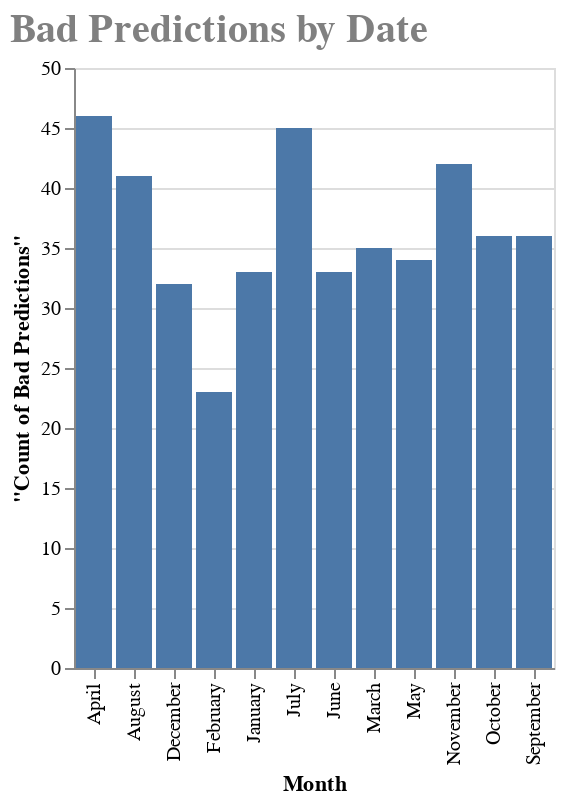

Notebook code for this chart:
### Code cell
alt.Chart(bad_dates).mark_bar().encode(
    x= alt.X('Month'),
    y= alt.Y('Close', axis=alt.Axis(title='"Count of Bad Predictions"'))
).properties(
    title = "Bad Predictions by Date"
).configure_title(
    fontSize=20,
    font='Courier',
    anchor='start',
    color='gray'
)

### Figure 1 — Vega-Lite specification as saved in the notebook (floating-point values rounded to 4 significant figures)
{"config": {"view": {"continuousWidth": 400, "continuousHeight": 300}, "title": {"anchor": "start", "color": "gray", "font": "Courier", "fontSize": 20}}, "data": {"name": "data-f9ea594db3d80aec6a8ef50b1d010a58"}, "mark": "bar", "encoding": {"x": {"type": "nominal", "field": "Month"}, "y": {"type": "quantitative", "axis": {"title": "\"Count of Bad Predictions\""}, "field": "Close"}}, "title": "Bad Predictions by Date", "$schema": "https://vega.github.io/schema/vega-lite/v4.8.1.json", "datasets": {"data-f9ea594db3d80aec6a8ef50b1d010a58": [{"Open": 33, "High": 33, "Low": 33, "Close": 33, "Volume_(BTC)": 33, "Volume_(Currency)": 33, "Weighted_Price": 33, "day": 33, "S&P500": 33, "Nikkiei": 33, "Year": 33, "Bad Guess": 33, "Month": "January"}, {"Open": 23, "High": 23, "Low": 23, "Close": 23, "Volume_(BTC)": 23, "Volume_(Currency)": 23, "Weighted_Price": 23, "day": 23, "S&P500": 23, "Nikkiei": 23, "Year": 23, "Bad Guess": 23, "Month": "February"}, {"Open": 35, "High": 35, "Low": 35, "Close": 35, "Volume_(BTC)": 35, "Volume_(Currency)": 35, "Weighted_Price": 35, "day": 35, "S&P500": 35, "Nikkiei": 35, "Year": 35, "Bad Guess": 35, "Month": "March"}, {"Open": 46, "High": 46, "Low": 46, "Close": 46, "Volume_(BTC)": 46, "Volume_(Currency)": 46, "Weighted_Price": 46, "day": 46, "S&P500": 46, "Nikkiei": 46, "Year": 46, "Bad Guess": 46, "Month": "April"}, {"Open": 34, "High": 34, "Low": 34, "Close": 34, "Volume_(BTC)": 34, "Volume_(Currency)": 34, "Weighted_Price": 34, "day": 34, "S&P500": 34, "Nikkiei": 34, "Year": 34, "Bad Guess": 34, "Month": "May"}, {"Open": 33, "High": 33, "Low": 33, "Close": 33, "Volume_(BTC)": 33, "Volume_(Currency)": 33, "Weighted_Price": 33, "day": 33, "S&P500": 33, "Nikkiei": 33, "Year": 33, "Bad Guess": 33, "Month": "June"}, {"Open": 45, "High": 45, "Low": 45, "Close": 45, "Volume_(BTC)": 45, "Volume_(Currency)": 45, "Weighted_Price": 45, "day": 45, "S&P500": 45, "Nikkiei": 45, "Year": 45, "Bad Guess": 45, "Month": "July"}, {"Open": 41, "High": 41, "Low": 41, "Close": 41, "Volume_(BTC)": 41, "Volume_(Currency)": 41, "Weighted_Price": 41, "day": 41, "S&P500": 41, "Nikkiei": 41, "Year": 41, "Bad Guess": 41, "Month": "August"}, {"Open": 36, "High": 36, "Low": 36, "Close": 36, "Volume_(BTC)": 36, "Volume_(Currency)": 36, "Weighted_Price": 36, "day": 36, "S&P500": 36, "Nikkiei": 36, "Year": 36, "Bad Guess": 36, "Month": "September"}, {"Open": 36, "High": 36, "Low": 36, "Close": 36, "Volume_(BTC)": 36, "Volume_(Currency)": 36, "Weighted_Price": 36, "day": 36, "S&P500": 36, "Nikkiei": 36, "Year": 36, "Bad Guess": 36, "Month": "October"}, {"Open": 42, "High": 42, "Low": 42, "Close": 42, "Volume_(BTC)": 42, "Volume_(Currency)": 42, "Weighted_Price": 42, "day": 42, "S&P500": 42, "Nikkiei": 42, "Year": 42, "Bad Guess": 42, "Month": "November"}, {"Open": 32, "High": 32, "Low": 32, "Close": 32, "Volume_(BTC)": 32, "Volume_(Currency)": 32, "Weighted_Price": 32, "day": 32, "S&P500": 32, "Nikkiei": 32, "Year": 32, "Bad Guess": 32, "Month": "December"}]}}
